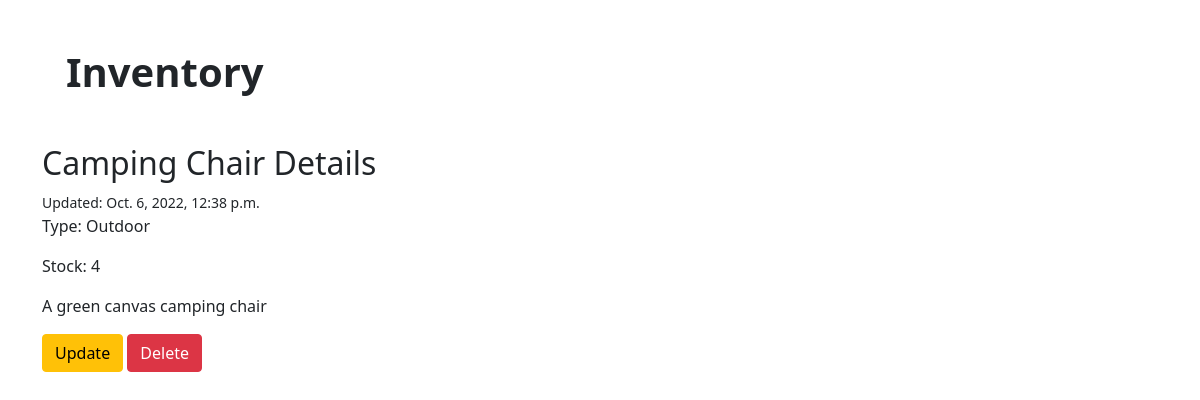
The app's page /item/3/ with its own data.
### inv/models.py (models this page shows)
class Items(models.Model):
    name = models.CharField(default="*name*", max_length=100)
    desc = models.TextField(default="*item*")
    type = models.CharField(default="*type*", max_length=100)
    num = models.PositiveSmallIntegerField(default=0)
    date_posted = models.DateTimeField(default=timezone.now)

### inv/views.py (the view)
# urls.py: path("item/<int:pk>/", ItemDetailView.as_view(), name="item-detail"),
class ItemDetailView(DetailView):
    model = Items

### inv/templates/inv/items_detail.html
{% extends "inv/base.html" %}
{% block content %}
<h2 class="mt-5">{{ object.name }} Details</h2>
    <article>
        <small>Updated: {{ object.date_posted }}</small>
        <p>Type: {{ object.type }}</p>
        <p>Stock: {{ object.num }}</p>
        <p>{{ object.desc}}</p>
    </article>
<div>
    <a href="{% url 'item-update' object.pk %}" class="btn btn-warning">Update</a>
    <a href="{% url 'item-delete' object.pk %}" class="btn btn-danger">Delete</a>
</div>
{% endblock content %}

### records on screen
Items: name "Camping Chair", date_posted "Oct. 6, 2022, 12:38 p.m.", type "Outdoor", num "4", desc "A green canvas camping chair"
